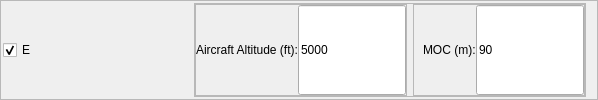
          <widget class="QFrame" name="frame_5">
           <property name="sizePolicy">
            <sizepolicy hsizetype="Preferred" vsizetype="Preferred">
             <horstretch>0</horstretch>
             <verstretch>0</verstretch>
            </sizepolicy>
           </property>
           <property name="frameShape">
            <enum>QFrame::StyledPanel</enum>
           </property>
           <property name="frameShadow">
            <enum>QFrame::Raised</enum>
           </property>
           <layout class="QHBoxLayout" name="horizontalLayout_5">
            <property name="spacing">
             <number>2</number>
            </property>
            <property name="leftMargin">
             <number>2</number>
            </property>
            <property name="topMargin">
             <number>2</number>
            </property>
            <property name="bottomMargin">
             <number>2</number>
            </property>
            <item>
             <widget class="QCheckBox" name="chbCatE">
              <property name="minimumSize">
               <size>
                <width>189</width>
                <height>0</height>
               </size>
              </property>
              <property name="text">
               <string>E</string>
              </property>
              <property name="checked">
               <bool>true</bool>
              </property>
             </widget>
            </item>
            <item>
             <widget class="QFrame" name="frameAC_E">
              <property name="frameShape">
               <enum>QFrame::StyledPanel</enum>
              </property>
              <property name="frameShadow">
               <enum>QFrame::Raised</enum>
              </property>
              <layout class="QHBoxLayout" name="horizontalLayout_12">
               <property name="margin">
                <number>0</number>
               </property>
               <item>
                <widget class="QFrame" name="frame_Altitude_9">
                 <property name="sizePolicy">
                  <sizepolicy hsizetype="Preferred" vsizetype="Preferred">
                   <horstretch>0</horstretch>
                   <verstretch>0</verstretch>
                  </sizepolicy>
                 </property>
                 <property name="frameShape">
                  <enum>QFrame::StyledPanel</enum>
                 </property>
                 <property name="frameShadow">
                  <enum>QFrame::Raised</enum>
                 </property>
                 <layout class="QHBoxLayout" name="horizontalLayout_35">
                  <property name="spacing">
                   <number>0</number>
                  </property>
                  <property name="margin">
                   <number>0</number>
                  </property>
                  <item>
                   <widget class="QLabel" name="label_25">
                    <property name="sizePolicy">
                     <sizepolicy hsizetype="Preferred" vsizetype="Preferred">
                      <horstretch>0</horstretch>
                      <verstretch>0</verstretch>
                     </sizepolicy>
                    </property>
                    <property name="minimumSize">
                     <size>
                      <width>100</width>
                      <height>0</height>
                     </size>
                    </property>
                    <property name="maximumSize">
                     <size>
                      <width>16777215</width>
                      <height>16777215</height>
                     </size>
                    </property>
                    <property name="font">
                     <font>
                      <family>Arial</family>
                      <weight>50</weight>
                      <bold>false</bold>
                     </font>
                    </property>
                    <property name="text">
                     <string>Aircraft Altitude (ft):</string>
                    </property>
                   </widget>
                  </item>
                  <item>
                   <widget class="QLineEdit" name="txtAltitudeE">
                    <property name="sizePolicy">
                     <sizepolicy hsizetype="MinimumExpanding" vsizetype="Preferred">
                      <horstretch>0</horstretch>
                      <verstretch>0</verstretch>
                     </sizepolicy>
                    </property>
                    <property name="minimumSize">
                     <size>
                      <width>70</width>
                      <height>0</height>
                     </size>
                    </property>
                    <property name="maximumSize">
                     <size>
                      <width>16777215</width>
                      <height>16777215</height>
                     </size>
                    </property>
                    <property name="font">
                     <font>
                      <family>Arial</family>
                      <weight>50</weight>
                      <bold>false</bold>
                     </font>
                    </property>
                    <property name="text">
                     <string>5000</string>
                    </property>
                   </widget>
                  </item>
                 </layout>
                </widget>
               </item>
               <item>
                <widget class="QFrame" name="frame_Altitude_20">
                 <property name="sizePolicy">
                  <sizepolicy hsizetype="Preferred" vsizetype="Preferred">
                   <horstretch>0</horstretch>
                   <verstretch>0</verstretch>
                  </sizepolicy>
                 </property>
                 <property name="frameShape">
                  <enum>QFrame::StyledPanel</enum>
                 </property>
                 <property name="frameShadow">
                  <enum>QFrame::Raised</enum>
                 </property>
                 <layout class="QHBoxLayout" name="horizontalLayout_46">
                  <property name="spacing">
                   <number>0</number>
                  </property>
                  <property name="leftMargin">
                   <number>9</number>
                  </property>
                  <property name="topMargin">
                   <number>0</number>
                  </property>
                  <property name="rightMargin">
                   <number>0</number>
                  </property>
                  <property name="bottomMargin">
                   <number>0</number>
                  </property>
                  <item>
                   <widget class="QLabel" name="label_36">
                    <property name="minimumSize">
                     <size>
                      <width>50</width>
                      <height>0</height>
                     </size>
                    </property>
                    <property name="maximumSize">
                     <size>
                      <width>16777215</width>
                      <height>16777215</height>
                     </size>
                    </property>
                    <property name="font">
                     <font>
                      <family>Arial</family>
                      <weight>50</weight>
                      <bold>false</bold>
                     </font>
                    </property>
                    <property name="text">
                     <string>MOC (m):</string>
                    </property>
                   </widget>
                  </item>
                  <item>
                   <widget class="QLineEdit" name="txtMocE">
                    <property name="sizePolicy">
                     <sizepolicy hsizetype="MinimumExpanding" vsizetype="Preferred">
                      <horstretch>0</horstretch>
                      <verstretch>0</verstretch>
                     </sizepolicy>
                    </property>
                    <property name="minimumSize">
                     <size>
                      <width>50</width>
                      <height>0</height>
                     </size>
                    </property>
                    <property name="maximumSize">
                     <size>
                      <width>16777215</width>
                      <height>16777215</height>
                     </size>
                    </property>
                    <property name="font">
                     <font>
                      <family>Arial</family>
                      <weight>50</weight>
                      <bold>false</bold>
                     </font>
                    </property>
                    <property name="text">
                     <string>90</string>
                    </property>
                   </widget>
                  </item>
                 </layout>
                </widget>
               </item>
              </layout>
             </widget>
            </item>
           </layout>
          </widget>
